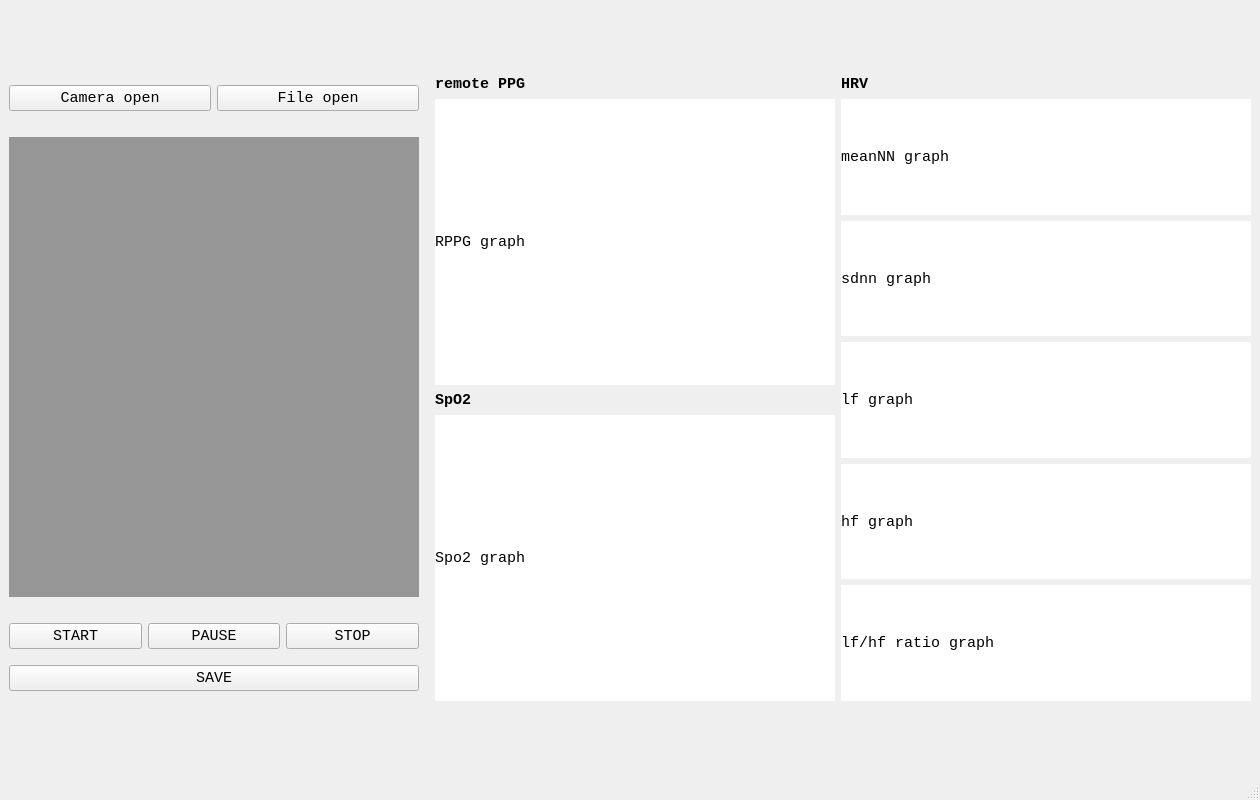
<?xml version="1.0" encoding="UTF-8"?>
<ui version="4.0">
 <class>MainWindow</class>
 <widget class="QMainWindow" name="MainWindow">
  <property name="geometry">
   <rect>
    <x>0</x>
    <y>0</y>
    <width>1260</width>
    <height>800</height>
   </rect>
  </property>
  <property name="sizePolicy">
   <sizepolicy hsizetype="Fixed" vsizetype="Fixed">
    <horstretch>0</horstretch>
    <verstretch>0</verstretch>
   </sizepolicy>
  </property>
  <property name="minimumSize">
   <size>
    <width>1260</width>
    <height>800</height>
   </size>
  </property>
  <property name="maximumSize">
   <size>
    <width>1260</width>
    <height>800</height>
   </size>
  </property>
  <property name="font">
   <font>
    <family>Courier New</family>
    <pointsize>11</pointsize>
    <weight>50</weight>
    <bold>false</bold>
   </font>
  </property>
  <property name="cursor">
   <cursorShape>ArrowCursor</cursorShape>
  </property>
  <property name="windowTitle">
   <string>MainWindow</string>
  </property>
  <widget class="QWidget" name="centralwidget">
   <layout class="QGridLayout" name="gridLayout">
    <item row="0" column="2">
     <layout class="QVBoxLayout" name="verticalLayout_3">
      <item>
       <widget class="QLabel" name="label_4">
        <property name="sizePolicy">
         <sizepolicy hsizetype="Preferred" vsizetype="Fixed">
          <horstretch>0</horstretch>
          <verstretch>0</verstretch>
         </sizepolicy>
        </property>
        <property name="font">
         <font>
          <family>Courier New</family>
          <pointsize>11</pointsize>
          <weight>75</weight>
          <bold>true</bold>
         </font>
        </property>
        <property name="text">
         <string>HRV</string>
        </property>
       </widget>
      </item>
      <item>
       <widget class="QLabel" name="meannn_graph">
        <property name="font">
         <font>
          <family>Courier New</family>
          <pointsize>11</pointsize>
          <weight>50</weight>
          <bold>false</bold>
         </font>
        </property>
        <property name="styleSheet">
         <string notr="true">background-color: rgb(255, 255, 255);</string>
        </property>
        <property name="text">
         <string>meanNN graph</string>
        </property>
       </widget>
      </item>
      <item>
       <widget class="QLabel" name="sdnn_graph">
        <property name="styleSheet">
         <string notr="true">background-color: rgb(255, 255, 255);</string>
        </property>
        <property name="text">
         <string>sdnn graph</string>
        </property>
       </widget>
      </item>
      <item>
       <widget class="QLabel" name="lf_graph">
        <property name="styleSheet">
         <string notr="true">background-color: rgb(255, 255, 255);</string>
        </property>
        <property name="text">
         <string>lf graph</string>
        </property>
       </widget>
      </item>
      <item>
       <widget class="QLabel" name="hf_graph">
        <property name="styleSheet">
         <string notr="true">background-color: rgb(255, 255, 255);</string>
        </property>
        <property name="text">
         <string>hf graph</string>
        </property>
       </widget>
      </item>
      <item>
       <widget class="QLabel" name="lf_hf_ratio_graph">
        <property name="cursor">
         <cursorShape>CrossCursor</cursorShape>
        </property>
        <property name="styleSheet">
         <string notr="true">background-color: rgb(255, 255, 255);</string>
        </property>
        <property name="text">
         <string>lf/hf ratio graph</string>
        </property>
       </widget>
      </item>
     </layout>
    </item>
    <item row="0" column="0">
     <layout class="QVBoxLayout" name="video_layout" stretch="0,3,0,0">
      <property name="spacing">
       <number>6</number>
      </property>
      <property name="leftMargin">
       <number>0</number>
      </property>
      <property name="topMargin">
       <number>10</number>
      </property>
      <property name="bottomMargin">
       <number>10</number>
      </property>
      <item>
       <layout class="QHBoxLayout" name="horizontalLayout_2">
        <property name="bottomMargin">
         <number>20</number>
        </property>
        <item>
         <widget class="QPushButton" name="webcam_button">
          <property name="sizePolicy">
           <sizepolicy hsizetype="Minimum" vsizetype="Fixed">
            <horstretch>0</horstretch>
            <verstretch>0</verstretch>
           </sizepolicy>
          </property>
          <property name="text">
           <string>Camera open</string>
          </property>
         </widget>
        </item>
        <item>
         <widget class="QPushButton" name="file_button">
          <property name="text">
           <string>File open</string>
          </property>
         </widget>
        </item>
       </layout>
      </item>
      <item>
       <widget class="QLabel" name="video_frame">
        <property name="sizePolicy">
         <sizepolicy hsizetype="Preferred" vsizetype="Preferred">
          <horstretch>0</horstretch>
          <verstretch>0</verstretch>
         </sizepolicy>
        </property>
        <property name="maximumSize">
         <size>
          <width>527</width>
          <height>460</height>
         </size>
        </property>
        <property name="styleSheet">
         <string notr="true">background-color: rgb(150, 150, 150);</string>
        </property>
        <property name="text">
         <string/>
        </property>
        <property name="alignment">
         <set>Qt::AlignCenter</set>
        </property>
       </widget>
      </item>
      <item>
       <layout class="QHBoxLayout" name="horizontalLayout">
        <property name="topMargin">
         <number>20</number>
        </property>
        <property name="bottomMargin">
         <number>10</number>
        </property>
        <item>
         <widget class="QPushButton" name="start_button">
          <property name="text">
           <string>START</string>
          </property>
         </widget>
        </item>
        <item>
         <widget class="QPushButton" name="pause_button">
          <property name="text">
           <string>PAUSE</string>
          </property>
         </widget>
        </item>
        <item>
         <widget class="QPushButton" name="stop_button">
          <property name="text">
           <string>STOP</string>
          </property>
         </widget>
        </item>
       </layout>
      </item>
      <item>
       <widget class="QPushButton" name="save_button">
        <property name="text">
         <string>SAVE</string>
        </property>
       </widget>
      </item>
     </layout>
    </item>
    <item row="0" column="1">
     <layout class="QVBoxLayout" name="graph_layout" stretch="0,0,0,0">
      <property name="leftMargin">
       <number>10</number>
      </property>
      <item>
       <widget class="QLabel" name="label">
        <property name="sizePolicy">
         <sizepolicy hsizetype="Preferred" vsizetype="Fixed">
          <horstretch>0</horstretch>
          <verstretch>0</verstretch>
         </sizepolicy>
        </property>
        <property name="font">
         <font>
          <family>Courier New</family>
          <pointsize>11</pointsize>
          <weight>75</weight>
          <bold>true</bold>
         </font>
        </property>
        <property name="text">
         <string>remote PPG</string>
        </property>
       </widget>
      </item>
      <item>
       <widget class="QLabel" name="rppg_graph">
        <property name="styleSheet">
         <string notr="true">background-color: rgb(255, 255, 255);</string>
        </property>
        <property name="text">
         <string>RPPG graph</string>
        </property>
       </widget>
      </item>
      <item>
       <widget class="QLabel" name="label_2">
        <property name="sizePolicy">
         <sizepolicy hsizetype="Preferred" vsizetype="Fixed">
          <horstretch>0</horstretch>
          <verstretch>0</verstretch>
         </sizepolicy>
        </property>
        <property name="font">
         <font>
          <family>Courier New</family>
          <pointsize>11</pointsize>
          <weight>75</weight>
          <bold>true</bold>
         </font>
        </property>
        <property name="text">
         <string>SpO2</string>
        </property>
       </widget>
      </item>
      <item>
       <widget class="QLabel" name="spo2_graph">
        <property name="styleSheet">
         <string notr="true">background-color: rgb(255, 255, 255);</string>
        </property>
        <property name="text">
         <string>Spo2 graph</string>
        </property>
       </widget>
      </item>
     </layout>
    </item>
   </layout>
  </widget>
  <widget class="QMenuBar" name="menubar">
   <property name="geometry">
    <rect>
     <x>0</x>
     <y>0</y>
     <width>1260</width>
     <height>19</height>
    </rect>
   </property>
  </widget>
  <widget class="QStatusBar" name="statusbar"/>
 </widget>
 <resources/>
 <connections/>
</ui>
